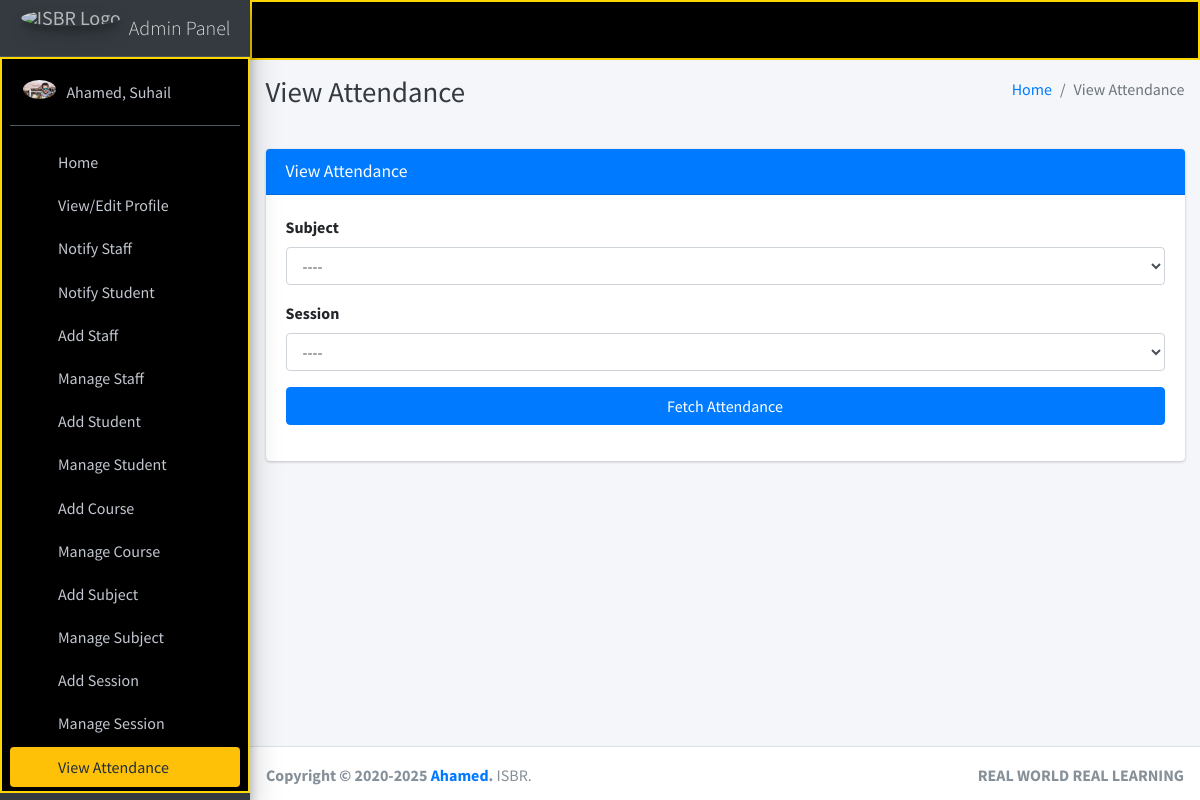
Page /attendance/view/ (signed in) on the committed database.
### main_app/models.py (models this page shows)
class CustomUser(AbstractUser):
    USER_TYPE = ((1, "HOD"), (2, "Staff"), (3, "Student"))
    GENDER = [("M", "Male"), ("F", "Female")]
    username = None  # Removed username, using email instead
    email = models.EmailField(unique=True)
    user_type = models.CharField(default=1, choices=USER_TYPE, max_length=1)
    gender = models.CharField(max_length=1, choices=GENDER)
    profile_pic = models.ImageField()
    address = models.TextField()
    fcm_token = models.TextField(default="")  # For firebase notifications
    created_at = models.DateTimeField(auto_now_add=True)
    updated_at = models.DateTimeField(auto_now=True)
    USERNAME_FIELD = "email"
    REQUIRED_FIELDS = []
    objects = CustomUserManager()
    def __str__(self):
        return self.last_name + ", " + self.first_name

### main_app/hod_views.py (the view)
# urls.py: path("attendance/view/", hod_views.admin_view_attendance,
def admin_view_attendance(request):
    subjects = Subject.objects.all()
    sessions = Session.objects.all()
    context = {
        'subjects': subjects,
        'sessions': sessions,
        'page_title': 'View Attendance'
    }
    return render(request, "hod_template/admin_view_attendance.html", context)

### main_app/models.py (called while the page is built)
    def __str__(self):
        return "From " + str(self.start_year) + " to " + str(self.end_year)

### main_app/templates/hod_template/admin_view_attendance.html (shortened to what this page needs)
{% extends 'main_app/base.html' %}
{% load static %}
{% block page_title %}{{page_title}}{% endblock page_title %}
{% block content %}
<section class="content">
    <div class="container-fluid">
        <div class="row">
            <div class="col-md-12">
                <div class="card card-primary">
                    <div class="card-header">
                        <h3 class="card-title">{{page_title}}</h3>
                    </div>
                    <div class="card-body">
                        <div class="form-group">
                            <label>Subject</label>
                            <select name="subject" class="form-control" id='subject'>
                                <option value="">----</option>
                            </select>
                        </div>
                        <div class="form-group">
                            <label>Session</label>
                            <select name="session" class="form-control" id='session'>
                                <option value="">----</option>
                            </select>
                        </div>
                        <div class="form-group"><div  style="display: none;" class="alert alert-danger" id='error_attendance'></div>
                             <button type="button" id='fetch_attendance' class="btn btn-primary btn-block">Fetch
                                    Attendance</button>
                        </div>
                </div>
            </div>
        </div>
    </div>
</section>
{% endblock content %}

### main_app/templates/main_app/sidebar_template.html (shortened to what this page needs)
{% load static %}
<aside class="main-sidebar sidebar-dark-warning elevation-4">
{% if request.user.user_type == '1' %}
    <a href="{% url 'admin_home' %}" class="brand-link">
        <img src="{% static 'dist/img/img.png' %} " alt="ISBR Logo"
            class="brand-image img-circle elevation-3" style="opacity: .8">
        <span class="brand-text font-weight-light">Admin Panel</span>
    </a>
    <div class="sidebar" style="background-color: black; color: #FFD700; border: 2px solid #FFD700;">
        <div class="user-panel mt-3 pb-3 mb-3 d-flex">
            <div class="image">
                <img src="{{ request.user.profile_pic}}" class="img-circle elevation-2" alt="User Image">
            </div>
            <div class="info">
                <a href="#" class="d-block">{{user}}</a>
            </div>
        </div>
        <nav class="mt-2">
            <ul class="nav nav-pills nav-sidebar flex-column" data-widget="treeview" role="menu" data-accordion="false">
                <li class="nav-item">
                    {% url 'admin_home' as admin_home %}
                    <a href="{{admin_home}}" class="nav-link {% if admin_home == request.path %} active {% endif %}">
                        <i class="nav-icon fas fa-th"></i>
                        <p>
                            Home
                        </p>
                    </a>
                </li>
                <li class="nav-item">
                    {% url 'admin_view_profile' as admin_view_profile %}
                    <a href="{{admin_view_profile}}" class="nav-link {% if admin_view_profile == request.path %} active {% endif %}">
                        <i class="nav-icon fas fa-th"></i>
                        <p>
                            View/Edit Profile
                        </p>
                    </a>
                </li>
                <li class="nav-item">
                    {% url 'admin_notify_staff' as admin_notify_staff %}
                    <a href="{{admin_notify_staff}}" class="nav-link {% if admin_notify_staff == request.path %} active {% endif %}">
                        <i class="nav-icon fas fa-th"></i>
                        <p>
                            Notify Staff
                        </p>
                    </a>
                </li>
                <li class="nav-item">
                    {% url 'admin_notify_student' as admin_notify_student %}
                    <a href="{{admin_notify_student}}" class="nav-link {% if admin_notify_student == request.path %} active {% endif %}">
                        <i class="nav-icon fas fa-th"></i>
                        <p>
                            Notify Student
                        </p>
                    </a>
                </li>
                <li class="nav-item">
                    {% url 'add_staff' as add_staff %}
                    <a href="{{add_staff}}" class="nav-link {% if add_staff == request.path %} active {% endif %}">
                        <i class="nav-icon fas fa-th"></i>
                        <p>
                            Add Staff
                        </p>
                    </a>
                </li>
                <li class="nav-item">
                    {% url 'manage_staff' as manage_staff %}
                    {% url 'edit_staff' staff_id as edit_staff %}
                    <a href="{{manage_staff}}"
                        class="nav-link {% if manage_staff == request.path or request.path == edit_staff %} active {% endif %}">
                        <i class="nav-icon fas fa-th"></i>
                        <p>
                            Manage Staff
                        </p>
                    </a>
                </li>
                <li class="nav-item">
                    {% url 'add_student' as add_student%}
                    <a href="{{add_student}}" class="nav-link  {% if add_student == request.path %} active {% endif %}">
                        <i class="nav-icon fas fa-th"></i>
                        <p>
                            Add Student
                        </p>
                    </a>
                </li>
                <li class="nav-item">
                    {% url 'manage_student' as manage_student %}
                    {% url 'edit_student' student_id as edit_student %}
                    <a href="{{manage_student}}"
                        class="nav-link  {% if edit_student == request.path or manage_student == request.path %} active {% endif %}">
                        <i class="nav-icon fas fa-th"></i>
                        <p>
                            Manage Student
                        </p>
                    </a>
                </li>
                <li class="nav-item">
                    {% url 'add_course' as add_course %}
                    <a href="{{add_course}}" class="nav-link  {% if add_course == request.path %} active {% endif %}">
                        <i class="nav-icon fas fa-th"></i>
                        <p>
                            Add Course
                        </p>
                    </a>
                </li>
                <li class="nav-item">
                    {% url 'manage_course' as manage_course %}
                    {% url 'edit_course' course_id as edit_course %}
                    <a href="{{manage_course}}"
                        class="nav-link  {% if edit_course == request.path or manage_course == request.path %} active {% endif %}">
                        <i class="nav-icon fas fa-th"></i>
                        <p>
                            Manage Course
                        </p>
                    </a>
                </li>
                <li class="nav-item">
                    {% url 'add_subject' as add_subject %}
                    <a href="{{add_subject}}" class="nav-link  {% if add_subject == request.path %} active {% endif %}">
                        <i class="nav-icon fas fa-th"></i>
                        <p>
                            Add Subject
                        </p>
                    </a>
                </li>
                <li class="nav-item">
                    {% url 'manage_subject' as manage_subject %}
                    {% url 'edit_subject' subject_id as edit_subject %}
                    <a href="{{manage_subject}}"
                        class="nav-link  {% if edit_subject == request.path or manage_subject == request.path %} active {% endif %}">
                        <i class="nav-icon fas fa-th"></i>
                        <p>
                            Manage Subject
                        </p>
                    </a>
                </li>
                <li class="nav-item">
                    {% url 'add_session' as add_session %}
                    <a href="{{add_session}}" class="nav-link  {% if add_session == request.path %} active {% endif %}">
                        <i class="nav-icon fas fa-th"></i>
                        <p>
                            Add Session
                        </p>
                    </a>
                </li>
                <li class="nav-item">
                {% url 'manage_session' as manage_session %}
                {% url 'edit_session' session_id as edit_session %}
                <a href="{{manage_session}}"
                    class="nav-link  {% if edit_session == request.path or manage_session == request.path %} active {% endif %}">
                    <i class="nav-icon fas fa-th"></i>
                    <p>
                        Manage Session
                    </p>
                </a>
        </li>
                <li class="nav-item">
                    {% url 'admin_view_attendance' as admin_view_attendance %}
                    <li class="nav-item">
                        <a href="{{admin_view_attendance}}" class="nav-link  {% if admin_view_attendance == request.path %} active {% endif %}">
                            <i class="nav-icon fas fa-th"></i>
                            <p>
                                View Attendance
                            </p>
                        </a>
                    </li>
            <li class="nav-item">
                {% url 'student_feedback_message' as student_feedback_message %}
                <a href="{{ student_feedback_message }}" class="nav-link  {% if student_feedback_message == request.path %} active {% endif %}">
                    </a>
                </li>
{% endif %}
</ul>
</nav>
</div>
</aside>

### rows in the picture
CustomUser: user.profile_pic (picture), last_name+first_name "Ahamed, Suhail"

### other values in the picture
{{ page_title }} "View Attendance"
